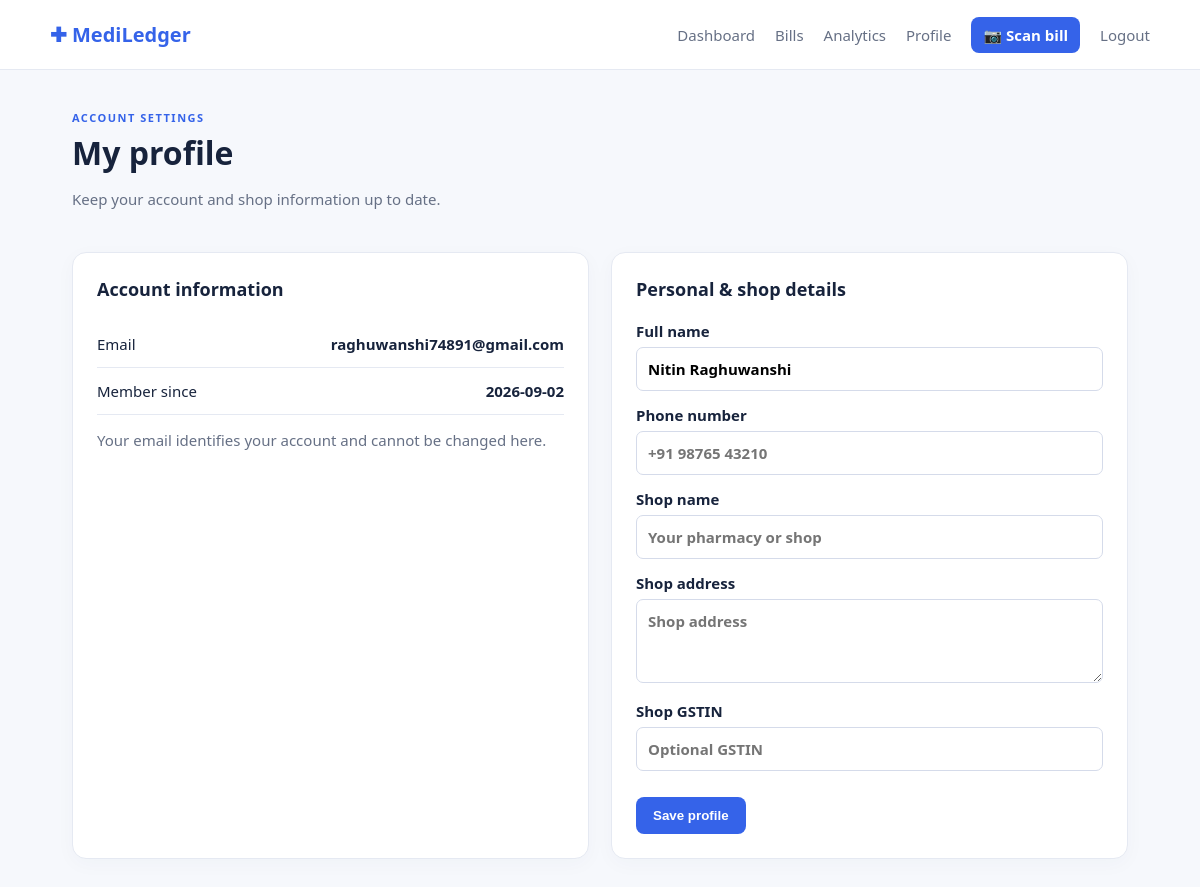
/profile (signed in), run on the app's committed database.
### tables this page shows
CREATE TABLE users (id INTEGER PRIMARY KEY AUTOINCREMENT, name TEXT NOT NULL, email TEXT UNIQUE NOT NULL, password_hash TEXT NOT NULL, created_at TEXT DEFAULT CURRENT_TIMESTAMP, phone TEXT DEFAULT '', shop_name TEXT DEFAULT '', shop_address TEXT DEFAULT '', shop_gstin TEXT DEFAULT '');

### app.py (the view, shortened to what this page needs)
@app.route("/profile", methods=["GET", "POST"])
@login_required
def profile():
    return render_template("profile.html", user=g.user)

### app.py (called while the page is built)
def db():
    if "db" not in g:
        g.db = sqlite3.connect(DB)
        g.db.row_factory = sqlite3.Row
        g.db.execute("PRAGMA foreign_keys=ON")
    return g.db

def login_required(fn):
    @wraps(fn)
    def wrapped(*a, **kw):
        if not session.get("user_id"):
            flash("Please log in to continue.", "warning")
            return redirect(url_for("login", next=request.path))
        return fn(*a, **kw)
    return wrapped

@app.before_request
def load_user():
    g.user = db().execute("SELECT * FROM users WHERE id=?", (session.get("user_id"),)).fetchone() if session.get("user_id") else None

@app.context_processor
def globals(): return {"today": date.today().isoformat()}

### templates/profile.html
{% extends "base.html" %}{% block title %}Profile · MediLedger{% endblock %}{% block content %}
<div class="page-head"><div><p class="eyebrow">ACCOUNT SETTINGS</p><h1>My profile</h1><p class="muted">Keep your account and shop information up to date.</p></div></div>
<div class="grid two">
<section class="card"><h2>Account information</h2><div class="row"><span>Email</span><b>{{ user.email }}</b></div><div class="row"><span>Member since</span><b>{{ user.created_at[:10] }}</b></div><p class="muted">Your email identifies your account and cannot be changed here.</p></section>
<form method="post" class="card form"><h2>Personal & shop details</h2><label>Full name<input name="name" value="{{ user.name }}" required></label><label>Phone number<input name="phone" type="tel" value="{{ user.phone or '' }}" placeholder="+91 98765 43210"></label><label>Shop name<input name="shop_name" value="{{ user.shop_name or '' }}" placeholder="Your pharmacy or shop"></label><label>Shop address<textarea name="shop_address" rows="3" placeholder="Shop address">{{ user.shop_address or '' }}</textarea></label><label>Shop GSTIN<input name="shop_gstin" value="{{ user.shop_gstin or '' }}" maxlength="15" placeholder="Optional GSTIN"></label><button class="btn" type="submit">Save profile</button></form>
</div>{% endblock %}

### style.css (style rules this page uses)
:root { --ink:#17233c;--muted:#667085;--line:#e5e9f2;--primary:#3563e9;--bg:#f6f8fc;--card:#fff;--green:#0b8f69 }
* { box-sizing:border-box }
body { margin:0;background:var(--bg);color:var(--ink);font:15px system-ui,-apple-system,Segoe UI,sans-serif }
textarea { width:100%;border:1px solid #d5dbea;border-radius:7px;padding:11px;margin-top:6px;font:inherit;resize:vertical }
.page-head { display:flex;justify-content:space-between;align-items:center;margin-bottom:28px }
.eyebrow { color:var(--primary);font-size:11px;font-weight:800;letter-spacing:1.5px;margin:0 0 6px }
h1 { font-size:32px;margin:0 0 5px }
h2 { font-size:18px;margin:0 0 20px }
.muted,small { color:var(--muted) }
.card { background:var(--card);border:1px solid var(--line);border-radius:14px;padding:24px;box-shadow:0 5px 20px #20356b08 }
.grid.two { display:grid;grid-template-columns:1fr 1fr;gap:22px }
.row,.bar-row { display:flex;justify-content:space-between;align-items:center;border-bottom:1px solid var(--line);padding:13px 0 }
.btn { background:var(--primary);border:0;color:#fff;border-radius:8px;padding:11px 17px;font-weight:700;cursor:pointer;display:inline-block }
label { display:block;font-weight:650;margin:14px 0 }
input,select { width:100%;border:1px solid #d5dbea;border-radius:7px;padding:11px;margin-top:6px;font:inherit;background:#fff }
form .btn { margin-top:12px }
.form { max-width:900px }

### data on the page
users: email "raghuwanshi74891@gmail.com", created_at "2026-09-02", name "Nitin Raghuwanshi"
